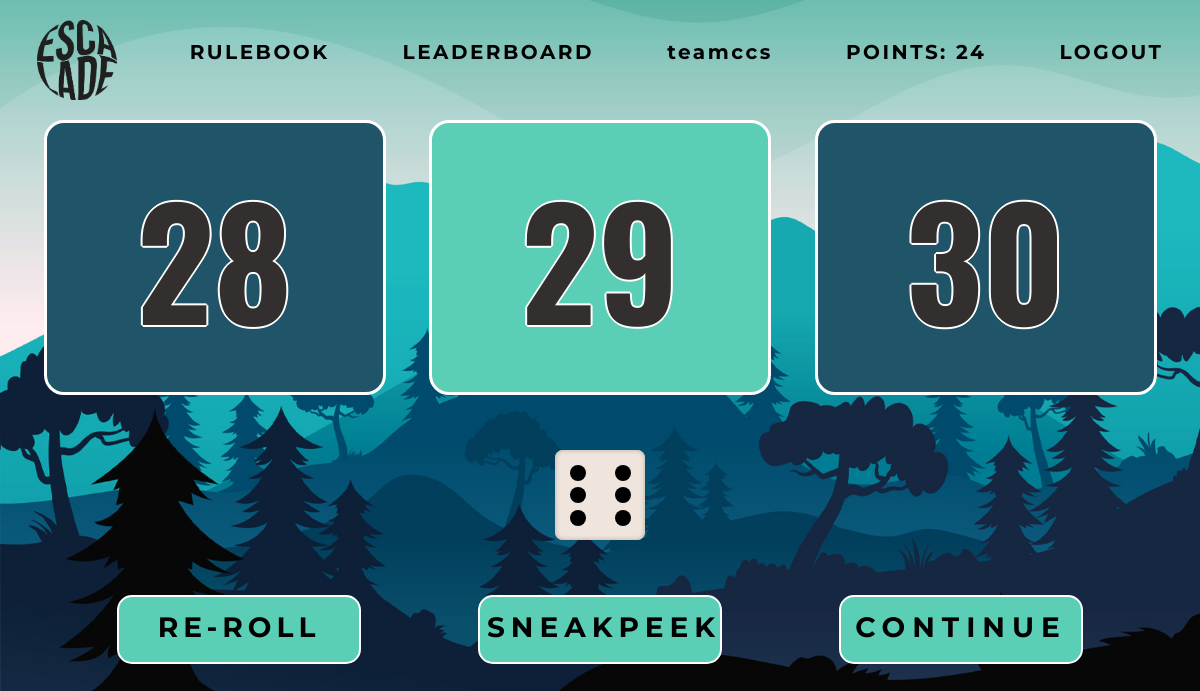
The app's page /play/ (signed in), older data.
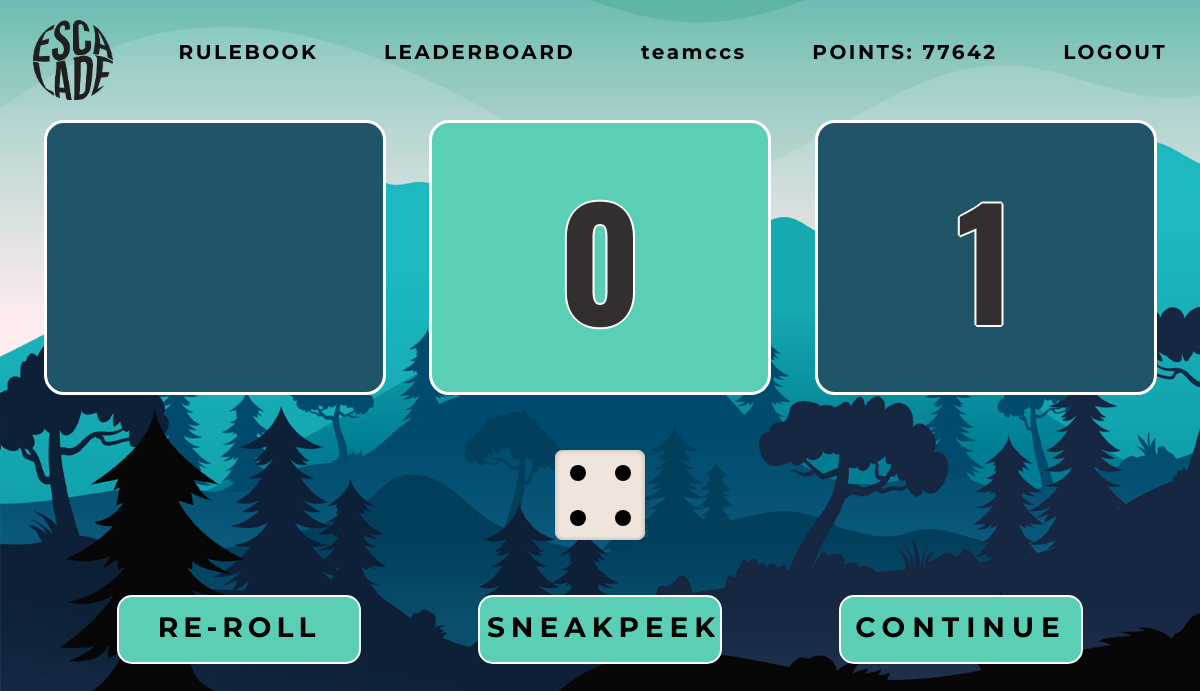
The same page, newer data.
### registration/models.py (models this page shows, shortened)
class Team(AbstractBaseUser):
    uuid = models.UUIDField(primary_key=True, default=uuid.uuid4, editable=False)
    teamName = models.CharField(max_length=100, unique=True)
    points = models.IntegerField(default=75)
    position = models.IntegerField(default=0)
    board=models.IntegerField(default=0)
    is_active = models.BooleanField(default=True)
    is_admin = models.BooleanField(default=False)
    is_staff = models.BooleanField(default=False)
    is_superuser = models.BooleanField(default=False)
    is_loggedin = models.BooleanField(default=False)
    objects = UserManager()
    USERNAME_FIELD = "teamName"
    REQUIRED_FIELDS = []
    email = models.EmailField(blank=True)
    current_ques = models.ForeignKey(Question, null=True, blank=True, default=None, on_delete=models.CASCADE)
    dice_value = models.SmallIntegerField(null=True, blank=True, default=None)
    dummy1 = models.CharField(max_length=50, blank=True, null=True, default=None)
    dummy2 = models.CharField(max_length=50, blank=True, null=True, default=None)
    level1 = models.CharField(max_length=50, blank=True, default="010203040506070809101112131415")
    level2 = models.CharField(max_length=50, blank=True, default="161718192021222324252627282930")
    level3 = models.CharField(max_length=50, blank=True, default="3132333435363738394041424344454647484950")
    level4 = models.CharField(max_length=50, blank=True, default="5152535455565758596061626364656667686970")
    hint_taken = models.BooleanField(blank=True, default=False)
    sneakpeek_taken = models.CharField(max_length=10, null=True, blank=True, default=None)

### game/views.py (the view, shortened to what this page needs)
# urls.py: path('play/',views.play,name='play'),
@never_cache
@login_required(login_url="/login")
def play(request):
    team = request.user
    if team.position>80:
        return render(request, "game/game_over.html")
    context = {}
    if team.current_ques==None:
        team.current_ques = getRandomQuestion(team, -1)
        team.dice_value = random.randint(1, 6)
        team.hint_taken = False
        team.sneakpeek_taken = None
        team.save()
    else:
        msgs = messages.get_messages(request)
        msgs.used = True
    return render(request, 'game/test.html', context=context)

### game/templates/game/test.html (shortened to what this page needs)
<!DOCTYPE html>
{% load static %}
<html lang="en">
  <head>
    <link rel="stylesheet" href="{% static 'game/css/styles.css' %}" />
    <link rel="stylesheet" href="{% static 'game/css/dice.css' %}" />
    <link rel="stylesheet" href="{% static 'game/css/popup.css' %}" />
    <link rel="stylesheet" href="{% static 'game/css/loader.css' %}" />
  </head>
  <body onload = "
    display();
    rollDice();
  ">
  <div class="hidden" id="main_body">
    <section class="only">
      <div class="navbar">
        <div class="logo">
        </div>
        <div class="rulebook">
          <h2 class="text"><a href="{% url 'rulebook' %}"> RULEBOOK </a></h2>
        </div>
        <div class="leaderboard">
          <h2 class="text"><a href="{% url 'leaderboard' %}"> LEADERBOARD</a></h2>
        </div>
        <div class="team-name">
          <h2 class="text">{% if user.teamName|length > 12%}{{user.teamName|truncatechars:11}}{% else %}{{user.teamName}}{% endif %}</h2>
        </div>
        <div class="points">
          <h2 class="text"><b>POINTS:</b> <span id="pointsText">{{user.points}}<span></h2>
        </div>
        <div class="logout">
          <h2 class="text"><a href="{% url 'logout' %}">LOGOUT</a></h2>
        </div>
      </div>
      <div class="top-container">
        <div class="box" id="box1">
          <h1 id="prevLocText">{% if user.position > 0 %}{{user.position|add:-1}}{% endif %}</h1>
        </div>
        <div class="box" id="box2">
          <h1 id="currLocText">{{user.position}}</h1>
        </div>
        <div class="box" id="box3">
          <h1 id="nextLocText">{{user.position|add:1}}</h1>
        </div>
      </div>
      <div class="middle-container {% if wrongAnswer %}hidden{% endif %}">
        <div class="dice dice-center-container">
          <div id="dice" data-side="{{user.dice_value}}">
            <div class="sides side-4">
              <span class="dot dot-1"></span>
              <span class="dot dot-2"></span>
              <span class="dot dot-3"></span>
              <span class="dot dot-4"></span>
            </div>
            <div class="sides side-6">
              <span class="dot dot-1"></span>
              <span class="dot dot-2"></span>
              <span class="dot dot-3"></span>
              <span class="dot dot-4"></span>
              <span class="dot dot-5"></span>
              <span class="dot dot-6"></span>
            </div>
          </div>
        </div>
      </div>
      <div class="bottom-container {% if wrongAnswer %}hidden{% endif %}">
        <div id="reRollWrapper"><div class="option" id="reroll"></div></div>
        <div id="sneakPeekWrapper"><div class="option" id="sneak-peek"></div></div>
        <div class="option" id="continue"></div>
      </div>
    </section>
  </div>
  </body>
</html>

Row changes from the older to the newer data that the page shows:
changed Team "teamccs": points "24" → "77642"; position "29" → "0"; position|add "30" → "1"; position|add "28" → (not shown)
